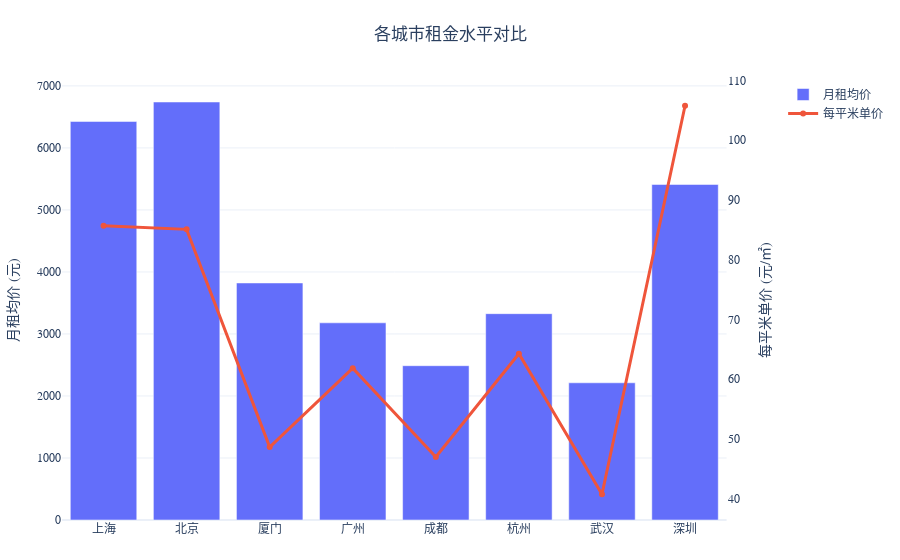
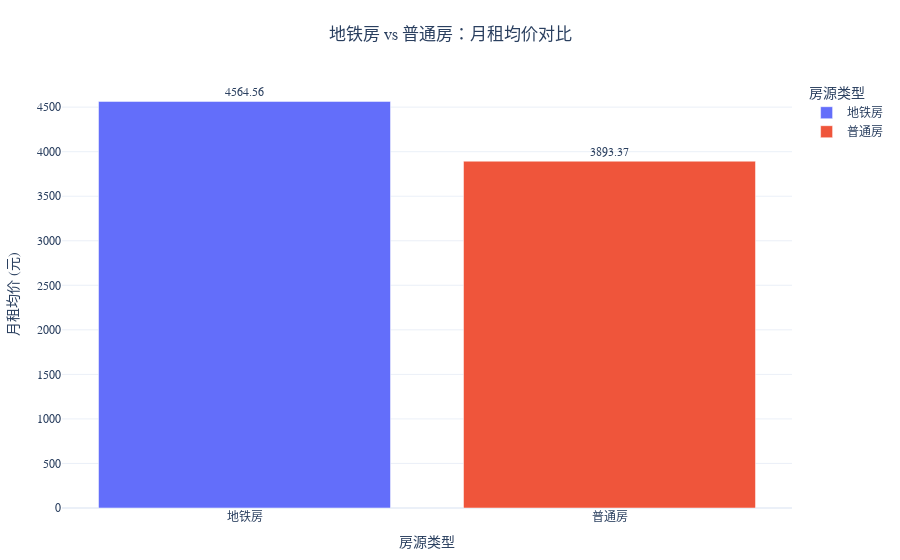
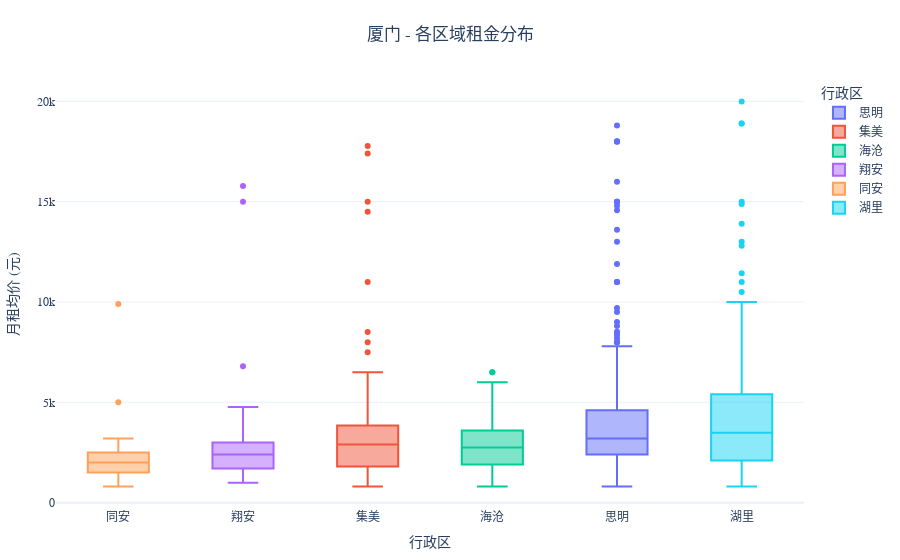
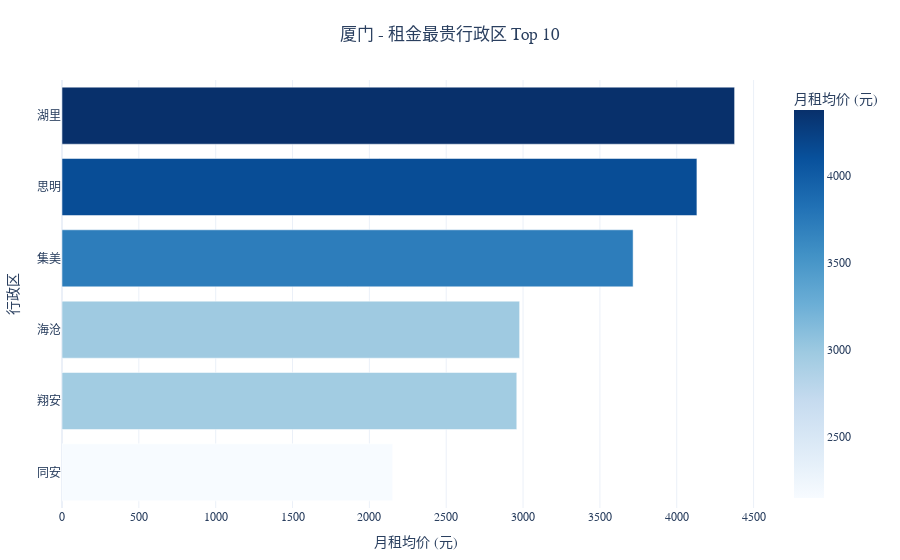

Write notebook code for charts like these, in order.
### Code cell
# 执行可视化
if not df_clean.empty:
    viz = RentalDataVisualizer(df_clean)
    
    # 1. 城市对比
    fig1 = viz.plot_city_comparison()
    fig1.show()
    
    # 2. 地铁房溢价
    fig2 = viz.plot_subway_premium()
    fig2.show()
    
    # 3. 特定城市深度分析
    viz.plot_city_analysis(ANALYSIS_CITY)

### Figure 1 — Plotly figure (JSON) as saved in the notebook; plotly's stock layout.template omitted (floating-point values rounded to 4 significant figures)
{"data": [{"marker": {"color": "#636EFA"}, "name": "月租均价", "x": ["上海", "北京", "厦门", "广州", "成都", "杭州", "武汉", "深圳"], "y": [6427.0, 6740.0, 3822.0, 3180.0, 2488.0, 3327.0, 2212.0, 5411.0], "type": "bar", "xaxis": "x", "yaxis": "y"}, {"line": {"color": "#EF553B", "width": 3}, "mode": "lines+markers", "name": "每平米单价", "x": ["上海", "北京", "厦门", "广州", "成都", "杭州", "武汉", "深圳"], "y": [85.69, 85.09, 48.66, 61.84, 46.98, 64.27, 40.75, 105.8], "type": "scatter", "xaxis": "x", "yaxis": "y2"}], "layout": {"xaxis": {"anchor": "y", "domain": [0.0, 0.94]}, "yaxis": {"anchor": "x", "domain": [0.0, 1.0], "title": {"text": "月租均价 (元)"}}, "yaxis2": {"anchor": "x", "overlaying": "y", "side": "right", "title": {"text": "每平米单价 (元/㎡)"}, "showgrid": false}, "title": {"text": "各城市租金水平对比", "x": 0.5, "y": 0.95, "xanchor": "center", "yanchor": "top"}, "font": {"family": "Microsoft YaHei", "size": 12}, "margin": {"l": 40, "r": 40, "t": 80, "b": 40}, "showlegend": true}}

### Figure 2 — Plotly figure (JSON) as saved in the notebook; plotly's stock layout.template omitted (floating-point values rounded to 4 significant figures)
{"data": [{"hovertemplate": "房源类型=%{x}<br>月租均价 (元)=%{y}<extra></extra>", "legendgroup": "地铁房", "marker": {"color": "#636EFA", "pattern": {"shape": ""}}, "name": "地铁房", "orientation": "v", "showlegend": true, "textposition": "outside", "texttemplate": "%{y:.2f}", "x": ["地铁房"], "xaxis": "x", "y": [4565.0], "yaxis": "y", "type": "bar"}, {"hovertemplate": "房源类型=%{x}<br>月租均价 (元)=%{y}<extra></extra>", "legendgroup": "普通房", "marker": {"color": "#EF553B", "pattern": {"shape": ""}}, "name": "普通房", "orientation": "v", "showlegend": true, "textposition": "outside", "texttemplate": "%{y:.2f}", "x": ["普通房"], "xaxis": "x", "y": [3893.0], "yaxis": "y", "type": "bar"}], "layout": {"xaxis": {"anchor": "y", "domain": [0.0, 1.0], "title": {"text": "房源类型"}, "categoryorder": "array", "categoryarray": ["地铁房", "普通房"]}, "yaxis": {"anchor": "x", "domain": [0.0, 1.0], "title": {"text": "月租均价 (元)"}}, "legend": {"title": {"text": "房源类型"}, "tracegroupgap": 0}, "margin": {"t": 80, "l": 40, "r": 40, "b": 40}, "barmode": "relative", "title": {"text": "地铁房 vs 普通房：月租均价对比", "x": 0.5, "y": 0.95, "xanchor": "center", "yanchor": "top"}, "font": {"family": "Microsoft YaHei", "size": 12}, "showlegend": true}}

### Figure 3 — Plotly figure (JSON) as saved in the notebook; plotly's stock layout.template omitted (floating-point values rounded to 4 significant figures; data arrays with more than 128 entries replaced by an {"elided": "..."} marker saying what was removed)
{"data": [{"alignmentgroup": "True", "hovertemplate": "行政区=%{x}<br>月租均价 (元)=%{y}<extra></extra>", "legendgroup": "思明", "marker": {"color": "#636EFA"}, "name": "思明", "notched": false, "offsetgroup": "思明", "orientation": "v", "showlegend": true, "x": {"elided": "300 str values"}, "x0": " ", "xaxis": "x", "y": {"elided": "300 float values"}, "y0": " ", "yaxis": "y", "type": "box"}, {"alignmentgroup": "True", "hovertemplate": "行政区=%{x}<br>月租均价 (元)=%{y}<extra></extra>", "legendgroup": "集美", "marker": {"color": "#EF553B"}, "name": "集美", "notched": false, "offsetgroup": "集美", "orientation": "v", "showlegend": true, "x": ["集美", "集美", "集美", "集美", "集美", "集美", "集美", "集美", "集美", "集美", "集美", "集美", "集美", "集美", "集美", "集美", "集美", "集美", "集美", "集美", "集美", "集美", "集美", "集美", "集美", "集美", "集美", "集美", "集美", "集美", "集美", "集美", "集美", "集美", "集美", "集美", "集美", "集美", "集美", "集美", "集美", "集美", "集美", "集美", "集美", "集美", "集美", "集美", "集美", "集美", "集美", "集美", "集美", "集美", "集美", "集美", "集美", "集美", "集美", "集美", "集美", "集美", "集美", "集美", "集美", "集美", "集美", "集美", "集美", "集美", "集美", "集美", "集美", "集美", "集美", "集美", "集美", "集美", "集美", "集美", "集美", "集美", "集美", "集美", "集美", "集美", "集美", "集美", "集美"], "x0": " ", "xaxis": "x", "y": [2600.0, 3200.0, 1799.0, 3024.0, 1400.0, 3800.0, 1300.0, 2600.0, 2900.0, 3000.0, 3000.0, 2300.0, 3100.0, 1050.0, 1800.0, 3570.0, 5460.0, 1700.0, 3800.0, 3700.0, 11000.0, 1600.0, 6000.0, 1350.0, 2300.0, 1500.0, 1400.0, 2650.0, 1300.0, 3500.0, 2800.0, 5500.0, 3100.0, 4500.0, 3420.0, 3500.0, 8500.0, 17400.0, 1400.0, 2500.0, 2900.0, 800.0, 2000.0, 2700.0, 7500.0, 1500.0, 15000.0, 3000.0, 4300.0, 5500.0, 2800.0, 1100.0, 5000.0, 3700.0, 6500.0, 17780.0, 3000.0, 2430.0, 1600.0, 1800.0, 1800.0, 8000.0, 5000.0, 1900.0, 2200.0, 2700.0, 2700.0, 4000.0, 4400.0, 1500.0, 3800.0, 5700.0, 2000.0, 4000.0, 3000.0, 1300.0, 4500.0, 2600.0, 3300.0, 3200.0, 1300.0, 1100.0, 14500.0, 2300.0, 1300.0, 2300.0, 2300.0, 3000.0, 3800.0], "y0": " ", "yaxis": "y", "type": "box"}, {"alignmentgroup": "True", "hovertemplate": "行政区=%{x}<br>月租均价 (元)=%{y}<extra></extra>", "legendgroup": "海沧", "marker": {"color": "#00CC96"}, "name": "海沧", "notched": false, "offsetgroup": "海沧", "orientation": "v", "showlegend": true, "x": ["海沧", "海沧", "海沧", "海沧", "海沧", "海沧", "海沧", "海沧", "海沧", "海沧", "海沧", "海沧", "海沧", "海沧", "海沧", "海沧", "海沧", "海沧", "海沧", "海沧", "海沧", "海沧", "海沧", "海沧", "海沧", "海沧", "海沧", "海沧", "海沧", "海沧", "海沧", "海沧", "海沧", "海沧", "海沧", "海沧", "海沧", "海沧", "海沧", "海沧", "海沧", "海沧", "海沧", "海沧", "海沧", "海沧", "海沧", "海沧", "海沧", "海沧"], "x0": " ", "xaxis": "x", "y": [3100.0, 1900.0, 1100.0, 1500.0, 1600.0, 4000.0, 1200.0, 3600.0, 2500.0, 1900.0, 3800.0, 3600.0, 6500.0, 800.0, 2200.0, 2900.0, 1100.0, 1700.0, 2800.0, 3300.0, 2500.0, 6000.0, 3200.0, 3500.0, 1200.0, 3300.0, 1200.0, 5500.0, 2700.0, 4800.0, 2000.0, 3200.0, 2200.0, 1500.0, 2000.0, 3600.0, 2600.0, 4000.0, 1888.0, 2800.0, 2500.0, 2900.0, 3800.0, 1800.0, 5600.0, 6500.0, 3800.0, 6000.0, 2600.0, 2600.0], "y0": " ", "yaxis": "y", "type": "box"}, {"alignmentgroup": "True", "hovertemplate": "行政区=%{x}<br>月租均价 (元)=%{y}<extra></extra>", "legendgroup": "翔安", "marker": {"color": "#AB63FA"}, "name": "翔安", "notched": false, "offsetgroup": "翔安", "orientation": "v", "showlegend": true, "x": ["翔安", "翔安", "翔安", "翔安", "翔安", "翔安", "翔安", "翔安", "翔安", "翔安", "翔安", "翔安", "翔安", "翔安", "翔安", "翔安", "翔安", "翔安", "翔安", "翔安", "翔安", "翔安", "翔安", "翔安", "翔安", "翔安", "翔安", "翔安", "翔安", "翔安", "翔安", "翔安", "翔安", "翔安", "翔安", "翔安", "翔安", "翔安", "翔安", "翔安", "翔安", "翔安", "翔安", "翔安", "翔安", "翔安", "翔安", "翔安", "翔安", "翔安", "翔安", "翔安", "翔安", "翔安"], "x0": " ", "xaxis": "x", "y": [1800.0, 1700.0, 2800.0, 2200.0, 2950.0, 2600.0, 6800.0, 1600.0, 2100.0, 2300.0, 1800.0, 1350.0, 3500.0, 1800.0, 3080.0, 1650.0, 990.0, 1500.0, 1800.0, 2100.0, 15780.0, 2800.0, 3000.0, 2400.0, 3500.0, 2700.0, 1550.0, 1250.0, 1300.0, 1150.0, 2500.0, 2500.0, 4600.0, 15000.0, 1600.0, 2800.0, 3000.0, 4763.0, 2300.0, 3100.0, 1680.0, 2400.0, 1600.0, 4600.0, 2900.0, 2700.0, 1100.0, 2000.0, 1800.0, 2800.0, 3000.0, 3200.0, 2200.0, 3800.0], "y0": " ", "yaxis": "y", "type": "box"}, {"alignmentgroup": "True", "hovertemplate": "行政区=%{x}<br>月租均价 (元)=%{y}<extra></extra>", "legendgroup": "同安", "marker": {"color": "#FFA15A"}, "name": "同安", "notched": false, "offsetgroup": "同安", "orientation": "v", "showlegend": true, "x": ["同安", "同安", "同安", "同安", "同安", "同安", "同安", "同安", "同安", "同安", "同安", "同安", "同安", "同安", "同安", "同安", "同安", "同安", "同安", "同安", "同安", "同安", "同安", "同安", "同安", "同安", "同安", "同安", "同安", "同安", "同安", "同安", "同安", "同安", "同安", "同安", "同安", "同安", "同安", "同安", "同安", "同安", "同安", "同安", "同安", "同安", "同安", "同安", "同安", "同安", "同安", "同安", "同安", "同安", "同安"], "x0": " ", "xaxis": "x", "y": [3000.0, 3200.0, 5000.0, 1300.0, 2200.0, 1000.0, 1000.0, 2400.0, 2000.0, 2300.0, 1300.0, 1500.0, 1800.0, 1800.0, 2500.0, 2000.0, 2000.0, 2000.0, 1200.0, 2800.0, 2600.0, 2200.0, 1800.0, 3200.0, 2350.0, 3000.0, 980.0, 1000.0, 1600.0, 2000.0, 2600.0, 2400.0, 2500.0, 2200.0, 1300.0, 2000.0, 2500.0, 2700.0, 2000.0, 2400.0, 800.0, 1500.0, 2000.0, 1600.0, 900.0, 2500.0, 2000.0, 1500.0, 2800.0, 1200.0, 1800.0, 1600.0, 1600.0, 9900.0, 1000.0], "y0": " ", "yaxis": "y", "type": "box"}, {"alignmentgroup": "True", "hovertemplate": "行政区=%{x}<br>月租均价 (元)=%{y}<extra></extra>", "legendgroup": "湖里", "marker": {"color": "#19D3F3"}, "name": "湖里", "notched": false, "offsetgroup": "湖里", "orientation": "v", "showlegend": true, "x": {"elided": "176 str values"}, "x0": " ", "xaxis": "x", "y": {"elided": "176 float values"}, "y0": " ", "yaxis": "y", "type": "box"}], "layout": {"xaxis": {"anchor": "y", "domain": [0.0, 1.0], "title": {"text": "行政区"}, "categoryorder": "median ascending", "categoryarray": ["思明", "集美", "海沧", "翔安", "同安", "湖里"]}, "yaxis": {"anchor": "x", "domain": [0.0, 1.0], "title": {"text": "月租均价 (元)"}}, "legend": {"title": {"text": "行政区"}, "tracegroupgap": 0}, "margin": {"t": 80, "l": 40, "r": 40, "b": 40}, "boxmode": "overlay", "title": {"text": "厦门 - 各区域租金分布", "x": 0.5, "y": 0.95, "xanchor": "center", "yanchor": "top"}, "font": {"family": "Microsoft YaHei", "size": 12}, "showlegend": true}}

### Figure 4 — Plotly figure (JSON) as saved in the notebook; plotly's stock layout.template omitted (floating-point values rounded to 4 significant figures)
{"data": [{"hovertemplate": "月租均价 (元)=%{marker.color}<br>行政区=%{y}<extra></extra>", "legendgroup": "", "marker": {"color": [4376.0, 4131.0, 3716.0, 2978.0, 2959.0, 2151.0], "coloraxis": "coloraxis", "pattern": {"shape": ""}}, "name": "", "orientation": "h", "showlegend": false, "textposition": "auto", "x": [4376.0, 4131.0, 3716.0, 2978.0, 2959.0, 2151.0], "xaxis": "x", "y": ["湖里", "思明", "集美", "海沧", "翔安", "同安"], "yaxis": "y", "type": "bar"}], "layout": {"xaxis": {"anchor": "y", "domain": [0.0, 1.0], "title": {"text": "月租均价 (元)"}}, "yaxis": {"anchor": "x", "domain": [0.0, 1.0], "title": {"text": "行政区"}, "autorange": "reversed"}, "coloraxis": {"colorbar": {"title": {"text": "月租均价 (元)"}}, "colorscale": [[0.0, "rgb(247,251,255)"], [0.125, "rgb(222,235,247)"], [0.25, "rgb(198,219,239)"], [0.375, "rgb(158,202,225)"], [0.5, "rgb(107,174,214)"], [0.625, "rgb(66,146,198)"], [0.75, "rgb(33,113,181)"], [0.875, "rgb(8,81,156)"], [1.0, "rgb(8,48,107)"]]}, "legend": {"tracegroupgap": 0}, "margin": {"t": 80, "l": 40, "r": 40, "b": 40}, "barmode": "relative", "title": {"text": "厦门 - 租金最贵行政区 Top 10", "x": 0.5, "y": 0.95, "xanchor": "center", "yanchor": "top"}, "font": {"family": "Microsoft YaHei", "size": 12}, "showlegend": true}}
